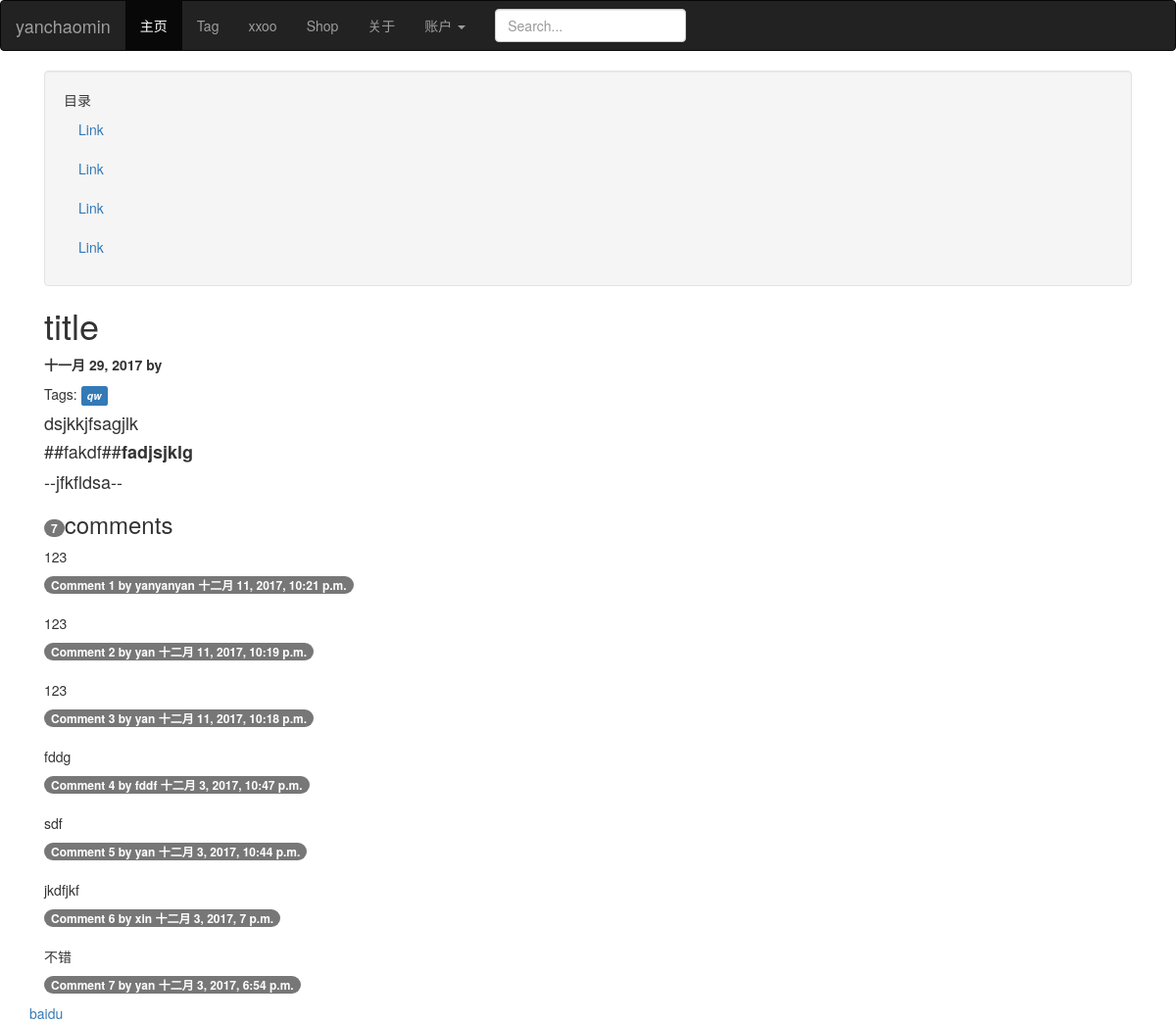
/blog/article/1, run on the app's committed database.
### application/blog/models.py (models this page shows, shortened)
class Article(models.Model):
    STATUS_CHOICES = (
        ('draft', 'Draft'),
        ('published', 'Published'),
    )
    articleauthor = UserProfile.objects.all()
    ARTICLE_AUTHOR_CHOICES = [(str(user), str(user)) for user in articleauthor]
    title = models.CharField(max_length=70,
                             default="title",
                             verbose_name="标题")
    content = RichTextField(verbose_name="内容")
    tags = TaggableManager()
    slug = models.SlugField(max_length=250,
                            unique_for_date='publish')
    publish = models.DateTimeField(default=timezone.now)
    created_time = models.DateField(auto_now_add=True)
    modified_time = models.DateTimeField(auto_now=True)
    excerpt = models.CharField(max_length=200, blank=True)
    category = models.ForeignKey(Category,
                                 blank=True,
                                 null=True)
    author = models.CharField(choices=ARTICLE_AUTHOR_CHOICES,
                              default='',
                              max_length=30)
    status = models.CharField(max_length=10,
                              choices=STATUS_CHOICES,
                              default='draft')
    class Meta:
        ordering = ('created_time',)
        verbose_name = u"文章"
        verbose_name_plural = verbose_name

class Comment(models.Model):
    article = models.ForeignKey(Article, related_name='comments')
    name = models.CharField(max_length=80,
                            verbose_name=u'姓名')
    email = models.EmailField(verbose_name=u'邮件')
    body = models.TextField(verbose_name=u'内容')
    created = models.DateTimeField(auto_now_add=True)
    updated = models.DateTimeField(auto_now=True)
    active = models.BooleanField(default=True)
    class Meta:
        ordering = ('-created',)
        verbose_name = u'评论'
        verbose_name_plural = verbose_name

### application/blog/views.py (the view)
# urls.py: url(r'article/(?P<article_id>[0-9]+)$', views.article_page, name="article_page"),
def article_page(request, article_id):
    article = get_object_or_404(Article, pk=article_id)
    comments = article.comments.filter(active=True)
    if request.method == 'POST':
        comment_form = CommentForm(data=request.POST)
        if comment_form.is_valid():
            new_comment = comment_form.save(commit=False)
            new_comment.article = article
            new_comment.save()
            messages.success(request, '评论已经提交')
            return HttpResponseRedirect(article.get_absolute_url())
    else:
        comment_form = CommentForm()
    article.content = markdown.markdown(article.content,
                                        extensions=[
                                            'markdown.extensions.extra',
                                            'markdown.extensions.codehilite',
                                            'markdown.extensions.toc',
                                        ])
    context = {'article': article,
               'comments': comments,
               'comment_form': comment_form}
    return render(request, 'article_page.html', context)

### application/blog/forms.py
class CommentForm(forms.ModelForm):
    class Meta:
        model = Comment
        fields = ('name', 'email', 'body')
    def __init__(self, *args, **kwargs):
        super(CommentForm, self).__init__(*args, **kwargs)
        self.helper = FormHelper()
        self.helper.form_class = 'form-horizontal'
        self.helper.form_method = 'POST'
        self.helper.layout = Layout(
            Field("name", css_class='input-sm'),
            Field("email", css_class='form-control input-sm'),
            Field("body", rows="3", cols="10", css_class="input-xlarge"),
            FormActions(
                Submit('save', '提交评论', css_class='btn btn-default'),
            )
        )

### application/blog/templatetags/blog_tags.py (called while the page is built)
@register.filter(name='markdown')
def markdown_format(text):
    return mark_safe(markdown.markdown(text))

### application/cart/context_processors.py (called while the page is built)
def cart(request):
    return {'cart': Cart(request)}

### application/blog/templates/article_page.html (shortened to what this page needs)
<!DOCTYPE html>
{% extends "base.html" %}
{% load blog_tags %}
{% load crispy_forms_tags %}
{% block content %}
<div class="container-fluid">
<div class="row-fluid">
     <div class="span3">
        <div class="well sidebar-nav ">
            <ul class="nav nav-list">
              <li class="nav-header">目录</li>
              <li class="active"><a href="#">Link</a></li>
              <li><a href="#">Link</a></li>
              <li><a href="#">Link</a></li>
              <li><a href="#">Link</a></li>
            </ul>
        </div>
    </div >
    <div class="span9">
        <div class="row-fluid ">
            <div >
                <h1>{{ article.title }}</h1>
                <p class="blog-post-meta"><strong>{{ article.created_time }} by {{ article.author }}</strong></a></p>
                <p >
                Tags:
                {% for tag in article.tags.all %}
                <em><a href="{% url "blog:post_list_by_tag" tag.slug %}" class="label label-primary">{{ tag.name }}</a></em>
                {% endfor %}
                </p>
                <h4 >{{ article.content|safe|markdown }}</h4>
            </div>
            <div>
                {% with comments.count as total_comments %}
                <h3>
                    <span class="badge badge-inverse">{{ total_comments }}</span>comment{{ total_comments|pluralize }}
                </h3>
                {% endwith %}
                {% for comment in comments %}
                <div class="tasks">
                    <p class="blog_comment">{{ comment.body|linebreaks }}</p>
                    <p class="badge">
                        Comment {{ forloop.counter }} by {{ comment.name }}
                        {{ comment.created }}
                    </p>
                </div>
                {% empty %}
                    <p class="label label-info">目前还没有评论</p>
                {% endfor %}
            </div>
        </div>
    </div>
</div>
</div>
{% endblock %}

### static/css/docs.css (style rules this page uses)
body { position: relative; }

### static/css/site.css (style rules this page uses)
body { padding-top:20px; padding-bottom:20px; }
h1 { padding-bottom:0.2em; }
.tasks { margin:0; padding:0; }
.blog_comment { overflow: hidden; padding-bottom: 0.5em; border-bottom: 1px #ddd solid; margin-top: 1.5em; }

### data on the page
Article: title "title", created_time "十一月 29, 2017", content "dsjkkjfsagjlk ##fakdf## fadjsjklg --jfkfldsa--"
Tag: name "qw"
Comment: body "123", name "yanyanyan", created "十二月 11, 2017, 10:21 p.m."
Comment: body "123", name "yan", created "十二月 11, 2017, 10:19 p.m."
Comment: body "123", name "yan", created "十二月 11, 2017, 10:18 p.m."
Comment: body "fddg", name "fddf", created "十二月 3, 2017, 10:47 p.m."
Comment: body "sdf", name "yan", created "十二月 3, 2017, 10:44 p.m."
Comment: body "jkdfjkf", name "xin", created "十二月 3, 2017, 7 p.m."
Comment: body "不错", name "yan", created "十二月 3, 2017, 6:54 p.m."

### other printed values
{{ total_comments }} "7"
